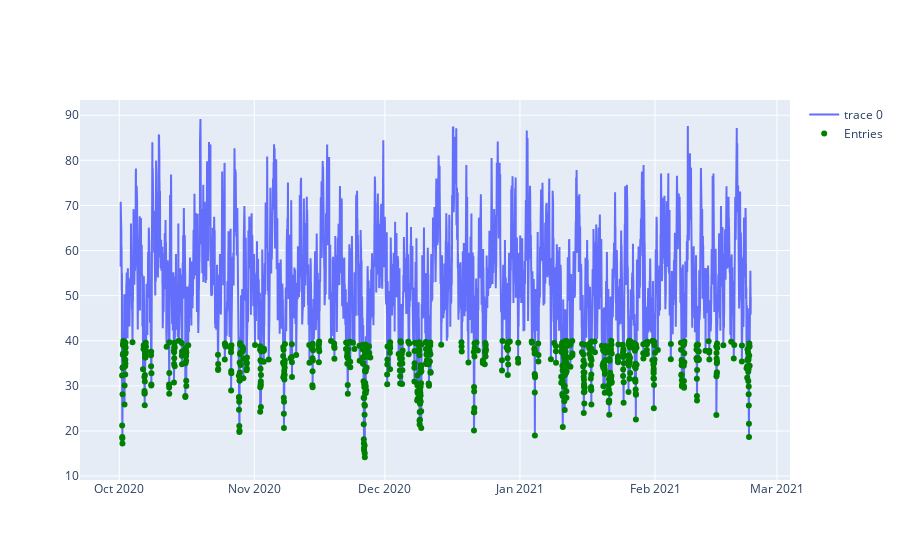

Notebook code cell kept with this figure:
### Code cell
fig = go.Figure()
fig.add_scatter(
    x=rsi_ind.index.to_list(),
    y=rsi_ind.values.flatten(),
    mode='lines'
)
fig.add_scatter(
    x=rsi_ind.index.to_list(),
    y=np.where(rsi_eval.values[:,0], rsi_ind.values.flatten(), np.nan),
    mode='markers',
    name='Entries',
    marker=dict(color='green')
)
fig.show()

### Figure 1 — Plotly figure (JSON) as saved in the notebook; plotly's stock layout.template omitted (floating-point values rounded to 4 significant figures; data arrays with more than 128 entries replaced by an {"elided": "..."} marker saying what was removed)
{"data": [{"mode": "lines", "type": "scatter", "x": {"elided": "6960 str values"}, "y": {"elided": "6960 float values"}}, {"marker": {"color": "green"}, "mode": "markers", "name": "Entries", "type": "scatter", "x": {"elided": "6960 str values"}, "y": {"elided": "6960 float values"}}], "layout": {}}
